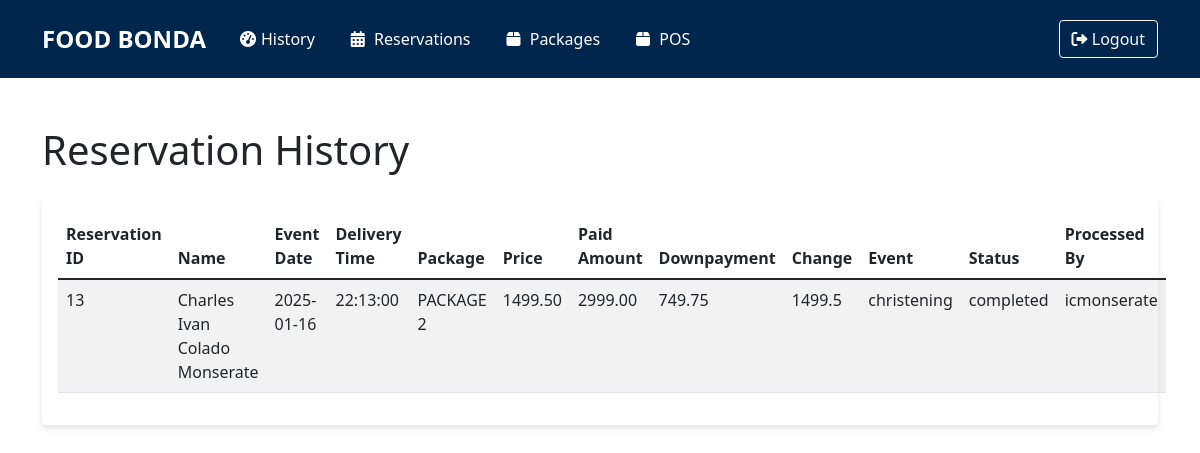
Page /owner/owner_history.php (signed in) on the earlier database version.
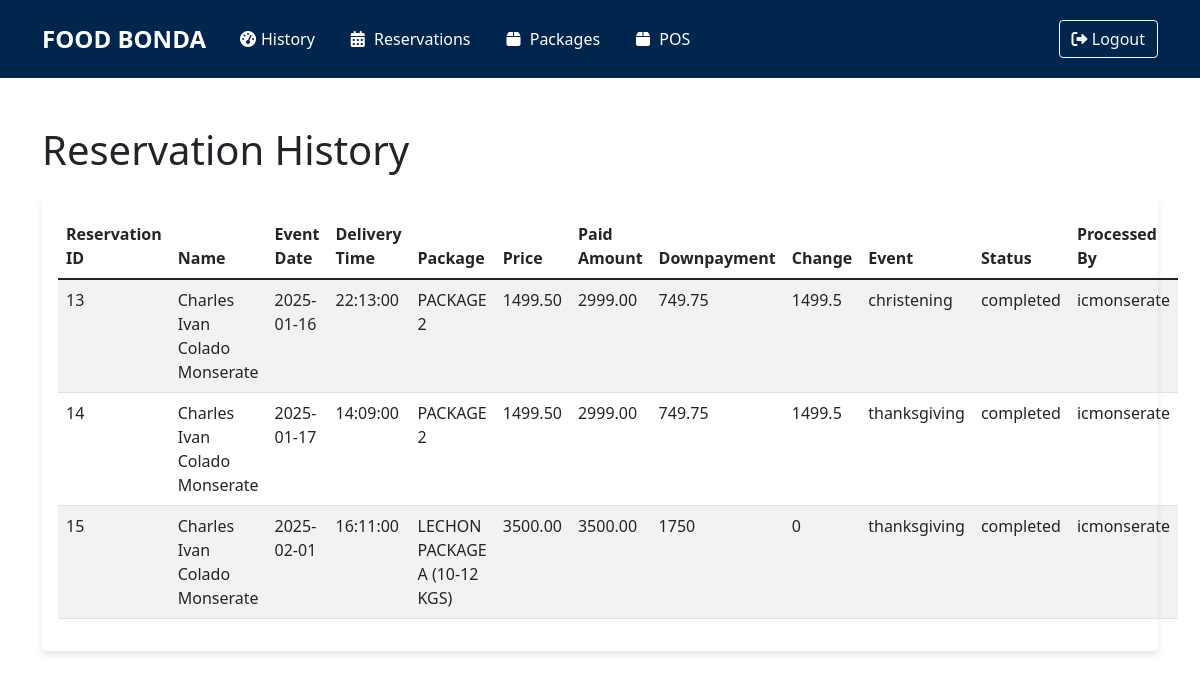
Same page on the later database version.
### tables this page shows
CREATE TABLE `reservations` (
  `reservation_id` int NOT NULL,
  `customer_id` int NOT NULL,
  `package_id` int DEFAULT NULL,
  `first_name` varchar(50) NOT NULL,
  `middle_name` varchar(50) DEFAULT NULL,
  `last_name` varchar(50) NOT NULL,
  `contact` varchar(11) NOT NULL,
  `email` varchar(100) NOT NULL,
  `event_date` date NOT NULL,
  `delivery_time` time NOT NULL,
  `delivery_address` text NOT NULL,
  `event_type` enum('wedding','birthday','christening','thanksgiving','fiesta') NOT NULL,
  `package_name` varchar(100) NOT NULL,
  `selected_dishes` text NOT NULL,
  `package_price` decimal(10,2) NOT NULL,
  `payment_method` enum('Cash on Delivery','Downpayment 50%') NOT NULL,
  `gcash_receipt_path` varchar(255) DEFAULT NULL,
  `status` enum('pending','approved','completed','cancelled') DEFAULT 'pending',
  `created_at` timestamp NULL DEFAULT CURRENT_TIMESTAMP,
  `updated_at` timestamp NOT NULL DEFAULT CURRENT_TIMESTAMP ON UPDATE CURRENT_TIMESTAMP
);

CREATE TABLE `owners` (
  `owner_id` int NOT NULL,
  `username` varchar(50) NOT NULL,
  `password` varchar(255) NOT NULL,
  `first_name` varchar(50) NOT NULL,
  `last_name` varchar(50) NOT NULL,
  `email` varchar(100) NOT NULL
);

### owner/owner_history.php (the view, shortened to what this page needs)
<?php
require_once '../db_conn.php';
$owner_id = $_SESSION['owner_id'];
$sql = 'SELECT r.reservation_id, r.first_name, r.middle_name, r.last_name, r.event_date, r.delivery_time, r.package_name, r.event_type, r.status, MAX(p.amount) AS price, SUM(p.amount) AS paid_amount, o.username AS processed_by
        FROM reservations r
        LEFT JOIN payment p ON r.reservation_id = p.reservation_id
        LEFT JOIN owners o ON p.owner_id = o.owner_id
        WHERE r.status = "completed" AND o.owner_id = ?
        GROUP BY r.reservation_id, r.first_name, r.middle_name, r.last_name, r.event_date, r.delivery_time, r.package_name, r.event_type, r.status, o.username';
$stmt = $conn->prepare($sql);
$stmt->bind_param('i', $owner_id);
$stmt->execute();
$reservations = $stmt->get_result()->fetch_all(MYSQLI_ASSOC);
?>
<!DOCTYPE html>
<html lang="en">
<head>
    <link href="https://cdn.jsdelivr.net/npm/bootstrap@5.1.3/dist/css/bootstrap.min.css" rel="stylesheet">
    <link rel="stylesheet" href="https://cdnjs.cloudflare.com/ajax/libs/font-awesome/6.0.0/css/all.min.css">
    <link rel="stylesheet" href="owner_dashboard.css">
</head>
<body>
    <?php include 'owner_navbar.php'; ?>
    <div class="container mt-5">
        <h1 class="mb-4">Reservation History</h1>
        <div class="card">
            <div class="card-body">
                <table class="table table-striped">
                    <thead>
                        <tr>
                            <th>Reservation ID</th>
                            <th>Name</th>
                            <th>Event Date</th>
                            <th>Delivery Time</th>
                            <th>Package</th>
                            <th>Price</th>
                            <th>Paid Amount</th>
                            <th>Downpayment</th>
                            <th>Change</th>
                            <th>Event</th>
                            <th>Status</th>
                            <th>Processed By</th>
                        </tr>
                    </thead>
                    <tbody>
                        <?php foreach ($reservations as $reservation): ?>
                        <?php
                        $downpayment = $reservation['price'] * 0.5;
                        $change = $reservation['paid_amount'] - $reservation['price'];
                        ?>
                        <tr>
                            <td><?php echo htmlspecialchars($reservation['reservation_id']); ?></td>
                            <td><?php echo htmlspecialchars($reservation['first_name'] ?? '') . ' ' . htmlspecialchars($reservation['middle_name'] ?? '') . ' ' . htmlspecialchars($reservation['last_name'] ?? ''); ?></td>
                            <td><?php echo htmlspecialchars($reservation['event_date'] ?? ''); ?></td>
                            <td><?php echo htmlspecialchars($reservation['delivery_time'] ?? ''); ?></td>
                            <td><?php echo htmlspecialchars($reservation['package_name'] ?? ''); ?></td>
                            <td><?php echo htmlspecialchars($reservation['price'] ?? ''); ?></td>
                            <td><?php echo htmlspecialchars($reservation['paid_amount'] ?? ''); ?></td>
                            <td><?php echo htmlspecialchars($downpayment); ?></td>
                            <td><?php echo htmlspecialchars($change); ?></td>
                            <td><?php echo htmlspecialchars($reservation['event_type'] ?? ''); ?></td>
                            <td><?php echo htmlspecialchars($reservation['status'] ?? ''); ?></td>
                            <td><?php echo htmlspecialchars($reservation['processed_by'] ?? ''); ?></td>
                        </tr>
                        <?php endforeach; ?>
                    </tbody>
                </table>
            </div>
        </div>
    </div>
</body>
</html>

### owner/owner_navbar.php (shortened to what this page needs)
<nav class="navbar navbar-expand-lg">
    <div class="container">
        <a class="navbar-brand" href="owner_history.php" <img src="../logo.jpg" alt="FOOD BONDA Logo" width="30"
            height="30" class="d-inline-block align-top">
            FOOD BONDA
        </a>
        <div class="collapse navbar-collapse" id="navbarNav">
            <ul class="navbar-nav me-auto">
                <li class="nav-item">
                    <a class="nav-link" href="owner_history.php"><i class="fas fa-tachometer-alt"></i>History</a>
                </li>
                <li class="nav-item">
                    <a class="nav-link" href="owner_reservations.php"><i class="fas fa-calendar-alt"></i>
                        Reservations</a>
                </li>
                <li class="nav-item">
                    <a class="nav-link" href="owner_packages.php"><i class="fas fa-box"></i> Packages</a>
                </li>
                <li class="nav-item">
                    <a class="nav-link" href="owner_pos.php"><i class="fas fa-box"></i> POS</a>
                </li>
            </ul>
            <div class="auth-buttons">
                <a href="owner_logout.php" class="btn btn-outline-light"><i class="fas fa-sign-out-alt"></i> Logout</a>
            </div>
        </div>
    </div>
</nav>

### owner/owner_dashboard.css (style rules this page uses)
:root { --dark-blue: #00264d; --light-blue: #e8f1f8; --light-gray: #f8f9fa; --accent-blue: #0066cc; }
body { min-height: 100vh; display: flex; flex-direction: column; }
.navbar { background-color: var(--dark-blue); padding: 1rem; }
.navbar-brand { color: white !important; font-size: 1.5rem; font-weight: bold; }
.nav-link { color: white !important; margin: 0 10px; }
.card { transition: transform 0.3s ease; border: none; box-shadow: 0 4px 6px rgba(0, 0, 0, 0.1); }
.nav-link i { margin-right: 5px; }
.auth-buttons .btn { margin-left: 10px; }

Differences in the rows shown:
now on this page (row edited): reservations: reservation_id "14", first_name "Charles Ivan", middle_name "Colado", last_name "Monserate", event_date "2025-01-17", delivery_time "14:09:00", package_name "PACKAGE 2", price "1499.50", paid_amount "2999.00", downpayment "749.75", change "1499.5", event_type "thanksgiving", status "completed", owners.username "icmonserate"
now on this page (row edited): reservations: reservation_id "15", first_name "Charles Ivan", middle_name "Colado", last_name "Monserate", event_date "2025-02-01", delivery_time "16:11:00", package_name "LECHON PACKAGE A (10-12 KGS)", price "3500.00", paid_amount "3500.00", downpayment "1750", change "0", event_type "thanksgiving", status "completed", owners.username "icmonserate"
